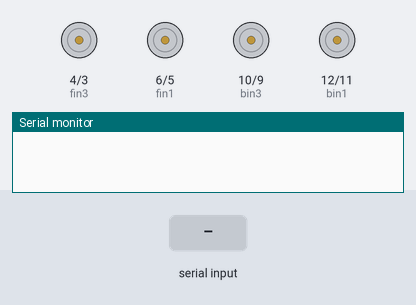
This sketch was run on a simulated Arduino Uno, built with avr-gcc and run on an emulated ATmega328P. Shown: motor-driver pin pairs drawn as motors (green arrow = first pin HIGH = forward, orange = second pin HIGH = backward, longer = more drive), the last lines printed to the serial monitor. Inputs (shaded band) come from the test bench.

Above: at 16.2 s.
16.3 s: "move_f" received over Serial
At 17.7 s:
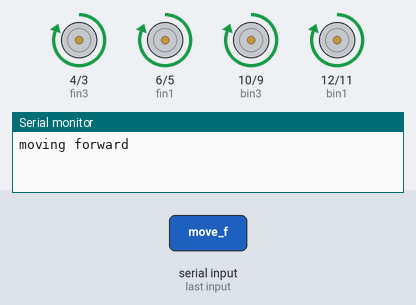
18.8 s: "move_b" received over Serial
At 20.8 s:
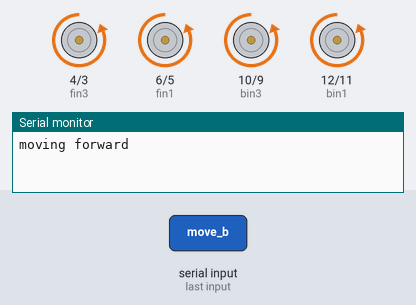
21.3 s: "move_l" received over Serial
At 22.7 s:
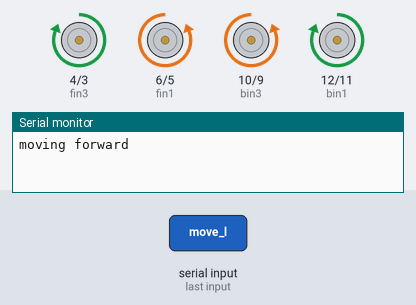
23.8 s: "move_r" received over Serial
At 25.8 s:
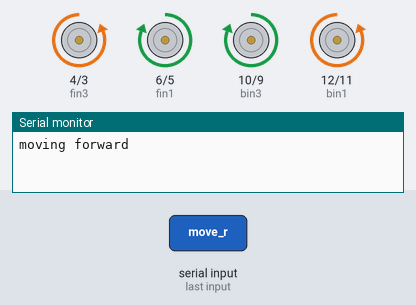
Timing chart, 0 to 27.3 s (numbered marks = the images above; inputs shaded):
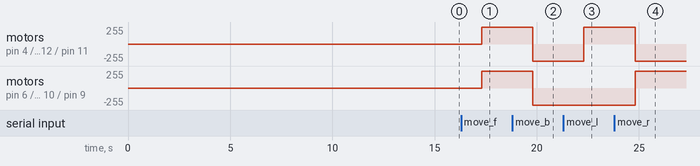

Measured:
- after the input at 16.3 s, motor on pin 4 (fin3) / pin 3 (fin4), motor on pin 6 (fin1) / pin 5 (fin2), motor on pin 10 (bin3) / pin 9 (bin4), motor on pin 12 (bin1) / pin 11 (bin2): stopped → forward 255/255 after 1.0 s
- after the input at 18.8 s, motor on pin 4 (fin3) / pin 3 (fin4), motor on pin 6 (fin1) / pin 5 (fin2), motor on pin 10 (bin3) / pin 9 (bin4), motor on pin 12 (bin1) / pin 11 (bin2): forward 255/255 → backward 255/255 after 1.0 s
- after the input at 21.3 s, motor on pin 4 (fin3) / pin 3 (fin4), motor on pin 12 (bin1) / pin 11 (bin2): backward 255/255 → forward 255/255 after 1.0 s
- after the input at 23.8 s, motor on pin 4 (fin3) / pin 3 (fin4), motor on pin 12 (bin1) / pin 11 (bin2): forward 255/255 → backward 255/255 after 1.0 s; motor on pin 6 (fin1) / pin 5 (fin2), motor on pin 10 (bin3) / pin 9 (bin4): backward 255/255 → forward 255/255 after 1.0 s

The sketch:

DriveTrain.ino
```cpp
// Title: DriveTrain
//
// Description: Base code for the drive train of
// the robot for lily ann cabinets (currently specifically for the invintory robot may become universial)
//
// version: 0.2.0
//
// date: 3-13-2023


// front MC
#define fenA 7
#define fin1 6
#define fin2 5
#define fenB 2
#define fin3 4
#define fin4 3

// back MC
#define benA 13
#define bin1 12
#define bin2 11
#define benB 8
#define bin3 10
#define bin4 9

// Class for controlling the motors
class RUN {

  public:

  // move forward
  void forward(){
    digitalWrite(fin1, HIGH);
    digitalWrite(fin2, LOW);

    digitalWrite(fin3, HIGH);
    digitalWrite(fin4, LOW);

    digitalWrite(bin1, HIGH);
    digitalWrite(bin2, LOW);

    digitalWrite(bin3, HIGH);
    digitalWrite(bin4, LOW);


  }

  //move back
  void back() {
    digitalWrite(fin1, LOW);
    digitalWrite(fin2, HIGH);

    digitalWrite(fin3, LOW);
    digitalWrite(fin4, HIGH);

    digitalWrite(bin1, LOW);
    digitalWrite(bin2, HIGH);

    digitalWrite(bin3, LOW);
    digitalWrite(bin4, HIGH);
  }

  //stop motion
  void stop() {
    digitalWrite(fin1, LOW);
    digitalWrite(fin2, LOW);

    digitalWrite(fin3, LOW);
    digitalWrite(fin4, LOW);

    digitalWrite(bin1, LOW);
    digitalWrite(bin2, LOW);

    digitalWrite(bin3, LOW);
    digitalWrite(bin4, LOW);
  }

  void left() {
    digitalWrite(fin1, LOW);
    digitalWrite(fin2, HIGH);

    digitalWrite(fin3, HIGH);
    digitalWrite(fin4, LOW);

    digitalWrite(bin1, HIGH);
    digitalWrite(bin2, LOW);

    digitalWrite(bin3, LOW);
    digitalWrite(bin4, HIGH);


  }

  void right() {
    digitalWrite(fin1, HIGH);
    digitalWrite(fin2, LOW);

    digitalWrite(fin3, LOW);
    digitalWrite(fin4, HIGH);

    digitalWrite(bin1, LOW);
    digitalWrite(bin2, HIGH);

    digitalWrite(bin3, HIGH);
    digitalWrite(bin4, LOW);

  }
  //turns motor off
  private:
};


RUN Motor; // motor class

void setup(){

  Motor.stop();

  Serial.begin(9600);

  delay(10000);

  pinMode(fin1, OUTPUT);
  pinMode(fin2, OUTPUT);
  pinMode(fin3, OUTPUT);
  pinMode(fin4, OUTPUT);

  pinMode(bin1, OUTPUT);
  pinMode(bin2, OUTPUT);
  pinMode(bin3, OUTPUT);
  pinMode(bin4, OUTPUT);

  delay(5000);


}

void loop(){

   if (Serial.available()) {  // check for incoming serial data


      String command = Serial.readString();  // read command from serial port
      if (command == "move_f") {  // turn on LED
         Serial.println("moving forward");
         Motor.forward();
      } else if (command == "stop") {  // turn off LED
         Motor.stop();
         Serial.println("stopped");
      } else if (command == "move_b") {  // read and send A0 analog value
         Motor.back();
      } else if (command == "move_l") {
         Motor.left();
      } else if (command == "move_r") {
         Motor.right();
      }


  }

}
```
